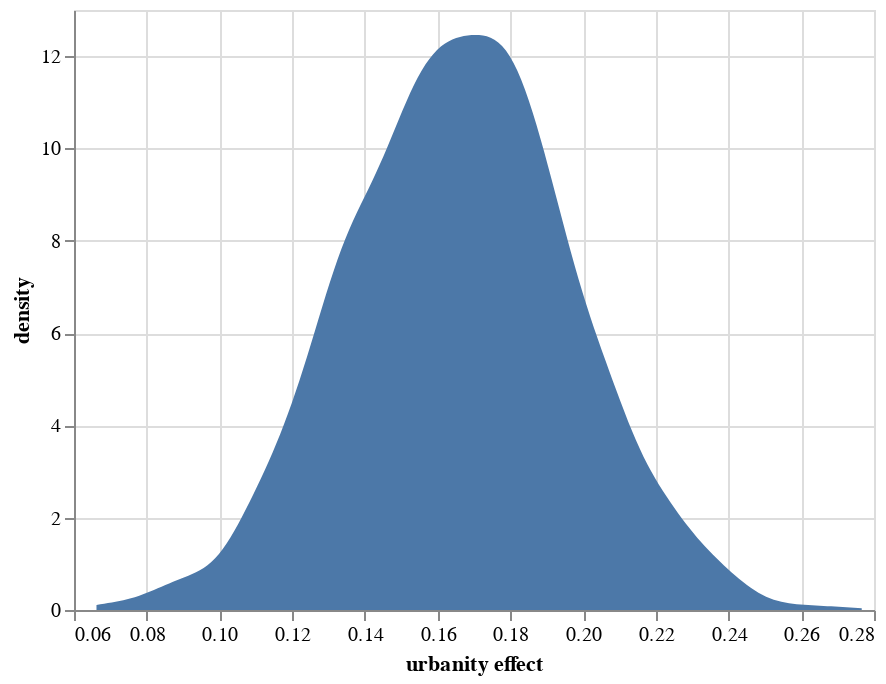

The cell this chart's notebook holds for it:
### Code cell
direct_effect = pd.DataFrame((
    urban_predictions['posterior_predictive']['lkl'] - rural_predictions['posterior_predictive']['lkl']
).mean(dim=['lkl_dim_2']).to_numpy().ravel()).rename({0: "urbanity effect"}, axis=1)

alt.Chart(direct_effect).transform_density(
    'urbanity effect',
    as_=['urbanity effect', 'density'],
).mark_area().encode(
    x="urbanity effect:Q",
    y='density:Q',
)

### Figure 1 — Vega-Lite specification as saved in the notebook (floating-point values rounded to 4 significant figures; data arrays with more than 128 entries replaced by an {"elided": "..."} marker saying what was removed)
{"config": {"view": {"continuousWidth": 400, "continuousHeight": 300}}, "data": {"name": "data-e7e9ffc2123acdc2ac6296744ebd588f"}, "mark": "area", "encoding": {"x": {"field": "urbanity effect", "type": "quantitative"}, "y": {"field": "density", "type": "quantitative"}}, "transform": [{"density": "urbanity effect", "as": ["urbanity effect", "density"]}], "$schema": "https://vega.github.io/schema/vega-lite/v4.17.0.json", "datasets": {"data-e7e9ffc2123acdc2ac6296744ebd588f": {"elided": "4000 records"}}}
